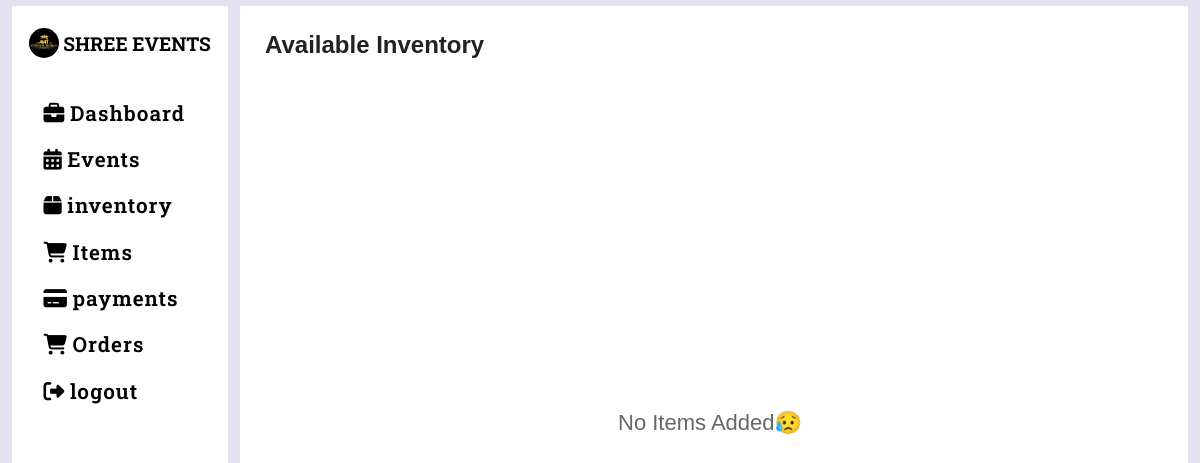
Page /items (signed in) on the earlier database version.
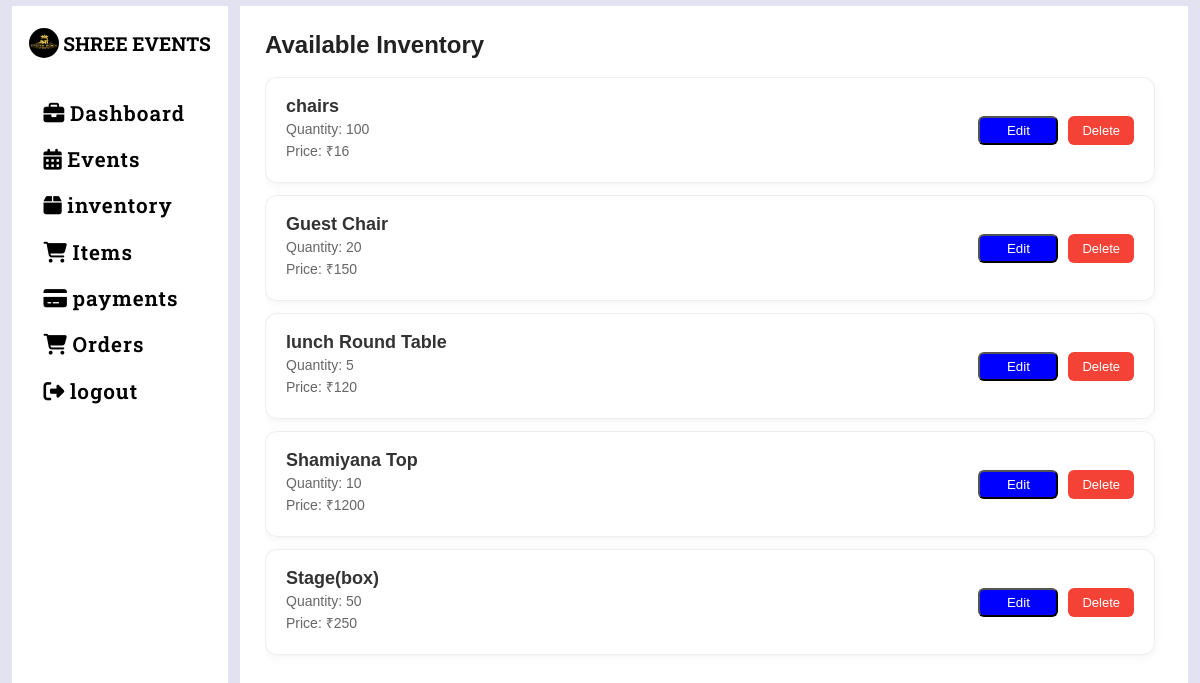
Same page on the later database version.
### tables this page shows
CREATE TABLE inventory(item_id INTEGER PRIMARY KEY AUTOINCREMENT,
                   item_name TEXT UNIQUE NOT NULL,
                   item_quantity INTEGER NOT NULL,
                   item_price INTEGER NOT NULL);

### items.py (the view)
@items_app.route('/items',methods=['GET','POST'])
def items_fn():
    if 'user' in session:
        inventories=get_inventory()
        return render_template('items.html',inventories=inventories)
    else:
        return redirect(url_for('home'))

### database.py (called while the page is built)
def get_connection():
    con=sqlite3.connect("database.db",timeout=30,check_same_thread=False)
    return con

def get_inventory(event_date=None):
    con=get_connection()
    cursor=con.cursor()
    if event_date:
        cursor.execute("""
            SELECT
                i.item_id,
                i.item_name,
                i.item_quantity - COALESCE(SUM(CASE
                    WHEN a.event_date = ? THEN a.quantity
                    ELSE 0
                END), 0) AS available_quantity,
                i.item_price
            FROM inventory i
            LEFT JOIN allocation a ON i.item_id = a.item_id
            GROUP BY i.item_id, i.item_name, i.item_quantity, i.item_price
        """, (event_date,))
    else:
        cursor.execute("SELECT item_id, item_name, item_quantity, item_price FROM inventory")
    inven_data=cursor.fetchall()
    con.close()
    return inven_data

### templates/items.html (shortened to what this page needs)
{% extends "base.html" %}
{% block content %}
<div class="inventory-wrapper">
  <h2 class="page-title">Available Inventory</h2>
  <div class="inventory-container">
    {% if inventories %}
    {% for item in inventories %}
    <div class="inventory-card">
      <div class="inventory-info">
        <h3>{{ item[1] }}</h3>
        <p>Quantity: {{ item[2] }}</p>
        <p>Price: ₹{{ item[3] }}</p>
      </div>
      <div class="inventory-actions">
        <button class="edit-item-btn"
                data-id="{{ item[0] }}"
                data-name="{{ item[1] }}"
                data-qty="{{ item[2] }}"
                data-price="{{ item[3] }}">Edit</button>
        <a href="{{url_for('items.delete_item',item_id=item[0])}}" class="delete-btn"
           onclick="return confirm('Are you sure?')">Delete</a>
      </div>
    </div>
    {% endfor %}
    {% else %}
    <div class="no-inventory">
      <p style="font-size: 22px; color: #666;">No Items Added😥</p>
    </div>
    {% endif %}
  </div>
</div>
{% endblock %}

Differences in the rows shown:
added inventory: item_name "chairs", item_quantity "100", item_price "16"
added inventory: item_name "Guest Chair", item_quantity "20", item_price "150"
added inventory: item_name "lunch Round Table", item_quantity "5", item_price "120"
added inventory: item_name "Shamiyana Top", item_quantity "10", item_price "1200"
added inventory: item_name "Stage(box)", item_quantity "50", item_price "250"
Other differences:
text no longer shown: "No Items Added😥"
